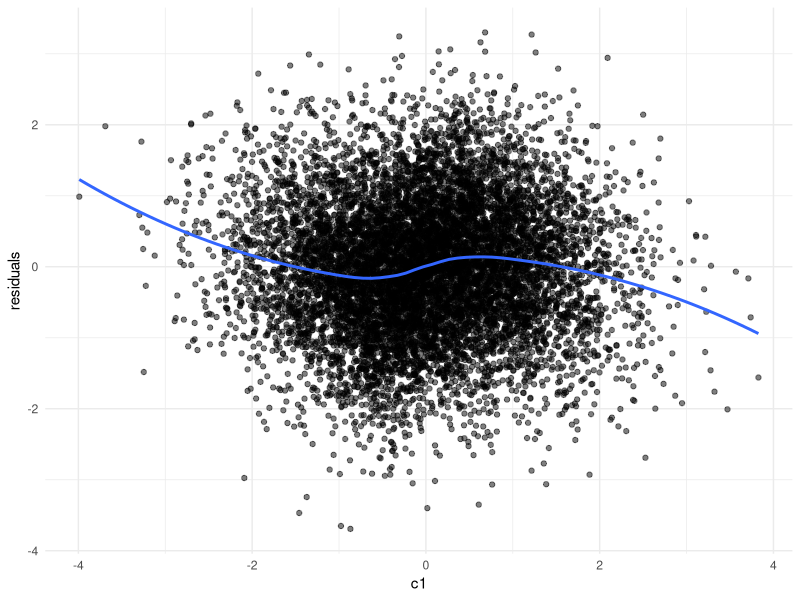

Write R code to recreate this figure.
# reproducibility
set.seed(427) 

# load required libraries
library(mvtnorm)
library(psych)                                             # for descriptives
library(lavaan)                                            # for fitting CLPM
library(tidyverse)

### CLPM parameters ###
N <- 100000                                                # number of people
T <- 5                                                     # number of time points

ax <- 0.25                                                 # effect of X_(t-1) on X_t
ay <- 0.25                                                 # effect of Y_(t-1) on Y_t
bx <- 0.10                                                 # effect of Y_(t-1) on X_t
by <- 0.10                                                 # effect of X_(t-1) on Y_t
rho <- 0.30                                                # residual correlation of innovations
                                                          
# create the path matrix A from these effects
A <- matrix(c(ax, by, 
              bx, ay), 
            nrow = 2, byrow = TRUE)

### confounder parameters ###
k_lin <- 3                                                 # number of "linear" confounders (baseline C1..C3)

# baseline linear effects of confounders on X_t and Y_t
gamma_x_lin <- c(0.30, 0.20, 0.10)                         # effect of confounders on X_t
gamma_y_lin <- c(0.30, 0.20, 0.10)                         # effect of confounders on Y_t

# curvature parameter: larger = quicker "turning" around a point
a_tanh <- 2

# simulate base confounders: C1..C3 ~ N(0,1), independent
Psi_base <- diag(rep(1, k_lin))                            # variance-covariance matrix of base confounders (I)
U_lin <- rmvnorm(N, 
                 mean  = rep(0, k_lin),                    # mean of confounders = 0
                 sigma = Psi_base)                         # C1..C3 ~ N(0,1), independent

# name the confounder columns
colnames(U_lin) <- paste0("c", 1:k_lin)                    # C1, C2, C3

# create tanh-transformed nonlinear confounders:
# T_j = standardized tanh(a_tanh * C_j), with linear part removed
U_tanh <- apply(U_lin, 2, function(col) {

  # raw tanh transform
  z_raw <- tanh(a_tanh * col)

  # remove the linear part of col (orthogonalize wrt the linear confounder)
  z_perp <- resid(lm(z_raw ~ col))

  # standardize to mean 0 and var 1
  as.numeric(scale(z_perp, center = TRUE, scale = TRUE))
})

# name the confounder columns
colnames(U_tanh) <- paste0("c", 1:k_lin, "_tanh")          # T1, T2, T3

# combine linear and tanh confounders into one matrix U
U <- cbind(U_lin, U_tanh)                                  # N x k, where k = 2 * k_lin
k <- ncol(U)                                               # total number of confounder variables

# empirical varcov matrix of (C, tanh(C)) confounders
Psi <- cov(U)

# effects for the tanh parts on X and Y
gamma_x_tanh <- c(0.15, 0.10, 0.05)
gamma_y_tanh <- c(0.15, 0.10, 0.05)

# order in gamma_x / gamma_y corresponds to (C1, C2, C3, T1, T2, T3)
gamma_x <- c(gamma_x_lin,  gamma_x_tanh)
gamma_y <- c(gamma_y_lin,  gamma_y_tanh)

# baseline 2 x k effect matrix
B_single <- rbind(gamma_x, gamma_y)

### --- allow time-varying B via B_list --- ###
# If B_list exists (list of length T, each 2 x k), use it.
# Otherwise, default to constant B across time.

if (!exists("B_list")) {
  B_list <- replicate(T, B_single, simplify = FALSE)
}

### varcov matrices ###

# we want the variance of each variable to be 1
S_target <- diag(2)                                        # initial 2x2 identity (var = 1, cov = 0)

# variance contributed by confounders over time:
# S_U_t = B_t * Psi * B_t'
S_U_list <- lapply(B_list, function(Bt) Bt %*% Psi %*% t(Bt))
S_U  <- Reduce("+", S_U_list) / length(S_U_list)           # mean across time

# find covariance c between X and Y needed for target residual correlation rho
find_c <- function(A, S_U, rho) {

  f <- function(c) {
    # target stationary covariance of (X_t, Y_t)
    S_target_c <- matrix(c(1, c,
                           c, 1),
                         nrow = 2, byrow = TRUE)
    
    # dynamic part variance (remove confounder-induced variance)
    S_dyn_c <- S_target_c - S_U
    
    # innovation covariance matrix under stationarity
    Sigma_e_c <- S_dyn_c - t(A) %*% S_dyn_c %*% A
    
    # correlation of innovations
    v1 <- Sigma_e_c[1, 1]
    v2 <- Sigma_e_c[2, 2]
    cov12 <- Sigma_e_c[1, 2]
    corr_e <- cov12 / sqrt(v1 * v2)
    
    corr_e - rho
  }

  uniroot(f, interval = c(-0.99, 0.99))$root
}

# required covariance between X and Y
c_stat <- find_c(A, S_U, rho)

# overwrite S_target to include the stationary covariance between X and Y
S_target <- matrix(c(1, c_stat,
                     c_stat, 1),
                   nrow = 2, byrow = TRUE)

# variance by the dynamic process:
S_dyn <- S_target - S_U
S_dyn <- (S_dyn + t(S_dyn))/2                             # symmetrise

# check positive semidefinite
eS <- eigen(S_dyn)$values
eS[eS < 1e-10]

# innovation covariance matrix
Sigma_e <- S_dyn - t(A) %*% S_dyn %*% A
Sigma_e <- (Sigma_e + t(Sigma_e))/2

# For t = 1, no carryover; target: S_target = S_U + Sigma_e1
Sigma_e1 <- S_dyn
Sigma_e1 <- (Sigma_e1 + t(Sigma_e1))/2

# simulate panel data 

# t = 1: no lag yet, so Ddyn = e1 with Sigma_e1
Ddyn <- rmvnorm(N,
  mean  = c(0,0),
  sigma = Sigma_e1)

# initialise df with N rows and 2*T + k columns. 2*T for X and Y, k for confounders
df <- matrix(NA, nrow = N, ncol = 2*T + k)
colnames(df) <- c(paste0("x", 1:T),
                  paste0("y", 1:T),
                  colnames(U))

# save the confounders (C1..C3 and T1..T3)
df[, (2*T + 1):(2*T + k)] <- U

# first wave: add direct confounder effects using B_list[[1]]
obs1 <- Ddyn + U %*% t(B_list[[1]])

df[, 1]    <- obs1[, 1]
df[, 1+T ] <- obs1[, 2]

# remaining waves: time-varying B_list[[i]]
for(i in 2:T){ 
  Ddyn <- Ddyn %*% t(A) + rmvnorm(N, sigma = Sigma_e)
  obs  <- Ddyn + U %*% t(B_list[[i]])
  df[, i]    <- obs[, 1]
  df[, i+T ] <- obs[, 2]
}

df <- as.data.frame(df)

# basic checks
round(apply(df, 2, var), 3)
sigma <- cov(df)
round(sigma, 3)
describe(df)

# quick residual check for nonlinearity
df_sample <- df[sample(1:nrow(df), 10000), ]
lm_fit <- lm(x1 ~ c1, data = df_sample)
residuals <- lm_fit$residuals

ggplot(df_sample, aes(x = c1, y = residuals)) +
  geom_point(alpha = 0.5) +
  geom_smooth(method = "loess", se = FALSE) +
  theme_minimal()

# write.csv(df, file = "Thesis/Code/Data/Data_Sim_tanh_Blist_Pop.csv", row.names = FALSE)
